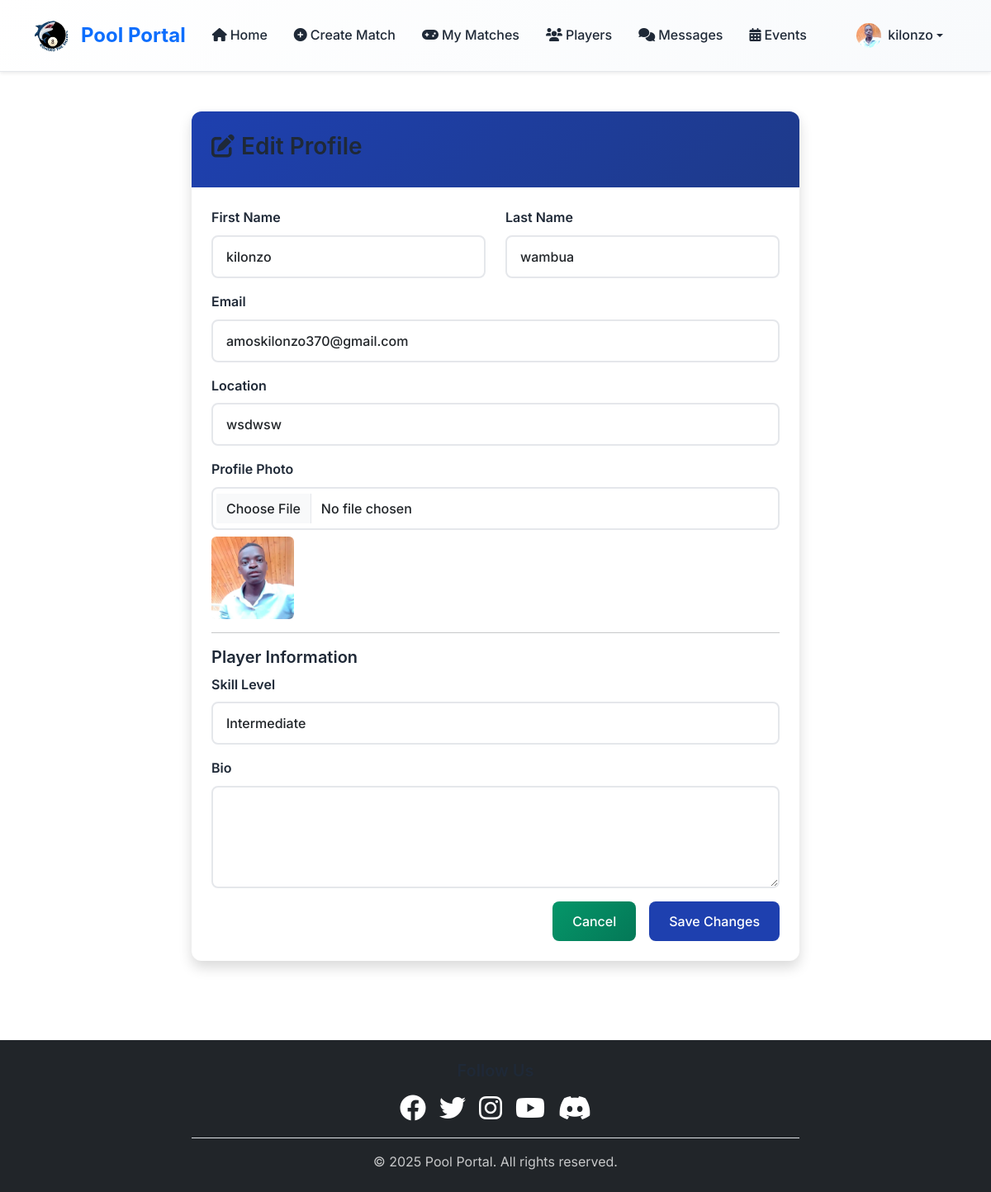
Screenshot of /accounts/profile/edit/ (signed in) with the database file from the repository.
### accounts/models.py (models this page shows, shortened)
class User(AbstractUser):
    USER_TYPE_CHOICES = [
        ('player', 'Player'),
        ('referee', 'Referee'),
    ]
    user_type = models.CharField(max_length=10, choices=USER_TYPE_CHOICES)
    location = models.CharField(max_length=100, blank=True)
    phone_number = models.CharField(max_length=15, blank=True, help_text="Enter your phone number")
    profile_photo = models.ImageField(upload_to='profile_photos/', blank=True, null=True)

class PlayerProfile(models.Model):
    SKILL_LEVELS = [
        ('beginner', 'Beginner'),
        ('intermediate', 'Intermediate'),
        ('advanced', 'Advanced'),
        ('professional', 'Professional'),
    ]
    user = models.OneToOneField(User, on_delete=models.CASCADE, related_name='player_profile')
    bio = models.TextField(max_length=500, blank=True)
    skill_level = models.CharField(max_length=15, choices=SKILL_LEVELS, default='beginner')
    created_at = models.DateTimeField(auto_now_add=True)
    updated_at = models.DateTimeField(auto_now=True)

### accounts/views.py (the view)
# urls.py: path('profile/edit/', views.profile_edit, name='profile_edit'),
@login_required
def profile_edit(request):
    user = request.user
    profile = None
    if user.user_type == 'player':
        profile, created = PlayerProfile.objects.get_or_create(user=user)
    if request.method == 'POST':
        user_form = UserUpdateForm(request.POST, request.FILES, instance=user)
        profile_form = PlayerProfileForm(request.POST, instance=profile) if profile else None
        if user_form.is_valid() and (not profile_form or profile_form.is_valid()):
            user_form.save()
            if profile_form:
                profile_form.save()
            messages.success(request, 'Your profile has been updated successfully!')
            return redirect('accounts:profile')
    else:
        user_form = UserUpdateForm(instance=user)
        profile_form = PlayerProfileForm(instance=profile) if profile else None
    return render(request, 'accounts/profile_edit.html', {
        'user_form': user_form,
        'profile_form': profile_form
    })

### accounts/forms.py
class UserUpdateForm(forms.ModelForm):
    class Meta:
        model = User
        fields = ['first_name', 'last_name', 'email', 'phone_number', 'location', 'profile_photo']
        widgets = {
            'first_name': forms.TextInput(attrs={'class': 'form-control'}),
            'last_name': forms.TextInput(attrs={'class': 'form-control'}),
            'email': forms.EmailInput(attrs={'class': 'form-control'}),
            'phone_number': forms.TextInput(attrs={
                'class': 'form-control',
                'placeholder': '+1234567890'
            }),
            'location': forms.TextInput(attrs={'class': 'form-control'}),
            'profile_photo': forms.FileInput(attrs={'class': 'form-control'})
        }

class PlayerProfileForm(forms.ModelForm):
    class Meta:
        model = PlayerProfile
        fields = ['bio', 'skill_level']
        widgets = {
            'bio': forms.Textarea(attrs={'class': 'form-control', 'rows': 4}),
            'skill_level': forms.Select(attrs={'class': 'form-control'}),
        }

### templates/accounts/profile_edit.html (shortened to what this page needs)
{% extends 'base.html' %}
{% block content %}
<div class="container py-5">
    <div class="row justify-content-center">
        <div class="col-md-8">
            <div class="card shadow">
                <div class="card-header bg-primary text-white">
                    <h3><i class="fas fa-edit me-2"></i>Edit Profile</h3>
                </div>
                <div class="card-body">
                    <form method="post" enctype="multipart/form-data">
                        <div class="row">
                            <div class="col-md-6 mb-3">
                                <label for="{{ user_form.first_name.id_for_label }}" class="form-label">First Name</label>
                                {{ user_form.first_name }}
                            </div>
                            <div class="col-md-6 mb-3">
                                <label for="{{ user_form.last_name.id_for_label }}" class="form-label">Last Name</label>
                                {{ user_form.last_name }}
                            </div>
                        </div>
                        <div class="mb-3">
                            <label for="{{ user_form.email.id_for_label }}" class="form-label">Email</label>
                            {{ user_form.email }}
                        </div>
                        <div class="mb-3">
                            <label for="{{ user_form.location.id_for_label }}" class="form-label">Location</label>
                            {{ user_form.location }}
                        </div>
                        <div class="mb-3">
                            <label for="{{ user_form.profile_photo.id_for_label }}" class="form-label">Profile Photo</label>
                            {{ user_form.profile_photo }}
                            {% if user.profile_photo %}
                                <div class="mt-2">
                                    <img src="{{ user.profile_photo.url }}" alt="Current photo"
                                         class="rounded" width="100" height="100" style="object-fit: cover;">
                                </div>
                            {% endif %}
                        </div>
                        {% if profile_form and user.user_type == 'player' %}
                            <hr>
                            <h5>Player Information</h5>
                            <div class="mb-3">
                                <label for="{{ profile_form.skill_level.id_for_label }}" class="form-label">Skill Level</label>
                                {{ profile_form.skill_level }}
                            </div>
                            <div class="mb-3">
                                <label for="{{ profile_form.bio.id_for_label }}" class="form-label">Bio</label>
                                {{ profile_form.bio }}
                            </div>
                        {% endif %}
                        <div class="d-grid gap-2 d-md-flex justify-content-md-end">
                            <a href="{% url 'accounts:profile' %}" class="btn btn-secondary me-md-2">Cancel</a>
                            <button type="submit" class="btn btn-primary">Save Changes</button>
                        </div>
                    </form>
                </div>
            </div>
        </div>
    </div>
</div>
{% endblock %}

### templates/base.html (shortened to what this page needs)
<!DOCTYPE html>
<html lang="en">
<head>
    <link href="https://cdn.jsdelivr.net/npm/bootstrap@5.3.0/dist/css/bootstrap.min.css" rel="stylesheet">
    <link rel="stylesheet" href="https://cdnjs.cloudflare.com/ajax/libs/font-awesome/6.0.0/css/all.min.css">
    {% load static %}
</head>
<body>
    <nav class="navbar navbar-expand-lg navbar-light bg-white shadow-sm sticky-top">
        <div class="container">
            <a class="navbar-brand d-flex align-items-center" href="{% url 'events:home' %}">
                <img src="{% static 'images/logo.jpg' %}" alt="Pool Portal Logo" height="40" class="me-2 logo-img">
                <span class="fw-bold text-primary fs-4">Pool Portal</span>
            </a>
            <div class="collapse navbar-collapse" id="navbarNav">
                <ul class="navbar-nav me-auto">
                    <li class="nav-item">
                        <a class="nav-link" href="{% url 'events:home' %}">
                            <i class="fas fa-home me-1"></i>Home
                        </a>
                    </li>
                    {% if user.is_authenticated %}
                        {% if user.user_type == 'player' %}
                            <li class="nav-item">
                                <a class="nav-link" href="{% url 'matches:create_match' %}">
                                    <i class="fas fa-plus-circle me-1"></i>Create Match
                                </a>
                            </li>
                            <li class="nav-item position-relative">
                                <a class="nav-link" href="{% url 'matches:my_matches' %}">
                                    <i class="fas fa-gamepad me-1"></i>My Matches
                                </a>
                            </li>
                            <li class="nav-item">
                                <a class="nav-link" href="{% url 'accounts:player_directory' %}">
                                    <i class="fas fa-users me-1"></i>Players
                                </a>
                            </li>
                            <li class="nav-item position-relative">
                                <a class="nav-link" href="{% url 'chat:chat_list' %}">
                                    <i class="fas fa-comments me-1"></i>Messages
                                </a>
                            </li>
                        {% endif %}
                        <li class="nav-item position-relative">
                            <a class="nav-link" href="{% url 'events:event_list' %}">
                                <i class="fas fa-calendar-alt me-1"></i>Events
                            </a>
                        </li>
                    {% endif %}
                </ul>
                <ul class="navbar-nav">
                    {% if user.is_authenticated %}
                        <li class="nav-item dropdown">
                            <a class="nav-link dropdown-toggle d-flex align-items-center" href="#" id="navbarDropdown" role="button" data-bs-toggle="dropdown">
                                {% if user.profile_photo %}
                                    <img src="{{ user.profile_photo.url }}" alt="Profile" class="rounded-circle me-2" width="30" height="30" style="object-fit: cover;">
                                {% else %}
                                    <div class="bg-secondary rounded-circle me-2 d-flex align-items-center justify-content-center" style="width: 30px; height: 30px;">
                                        <i class="fas fa-user text-white small"></i>
                                    </div>
                                {% endif %}
                                {{ user.first_name|default:user.username }}
                            </a>
                        </li>
                    {% endif %}
                </ul>
            </div>
        </div>
    </nav>
    <main>
        {% block content %}
        {% endblock %}
    </main>
    <footer class="bg-dark text-white py-4 mt-5">
        <div class="container">
            <div class="row justify-content-center">
                <div class="col-md-8 text-center">
                    <div class="mb-3">
                        <h5 class="mb-3">Follow Us</h5>
                        <div class="d-flex justify-content-center gap-3">
                            <a href="#" class="text-white social-link">
                                <i class="fab fa-facebook fa-2x"></i>
                            </a>
                            <a href="#" class="text-white social-link">
                                <i class="fab fa-twitter fa-2x"></i>
                            </a>
                            <a href="#" class="text-white social-link">
                                <i class="fab fa-instagram fa-2x"></i>
                            </a>
                            <a href="#" class="text-white social-link">
                                <i class="fab fa-youtube fa-2x"></i>
                            </a>
                            <a href="#" class="text-white social-link">
                                <i class="fab fa-discord fa-2x"></i>
                            </a>
                        </div>
                    </div>
                    <div class="border-top pt-3">
                        <p class="mb-0 opacity-75">
                            &copy; 2025 Pool Portal. All rights reserved.
                        </p>
                    </div>
                </div>
            </div>
        </div>
    </footer>
</body>
</html>

### templates/base.html (style rules this page uses)
:root { --primary-color: #1e40af; --primary-dark: #1e3a8a; --primary-light: #3b82f6; --secondary-color: #059669; --secondary-dark: #047857; --secondary-light: #10b981; --accent-color: #f59e0b; --accent-dark: #d97706; --accent-light: #fbbf24; --success-color: #10b981; --warning-color: #f59e0b; --danger-color: #ef4444; --info-color: #3b82f6; --dark-color: #1f2937; --light-color: #f8fafc; --muted-color: #6b7280; --border-color: #e5e7eb; --font-primary: 'Inter', -apple-system, BlinkMacSystemFont, sans-serif; --font-heading: 'Poppins', -apple-system, BlinkMacSystemFont, sans-serif; --border-radius: 12px; --border-radius-sm: 8px; --border-radius-lg: 16px; --shadow-sm: 0 1px 2px 0 rgba(0, 0, 0, 0.05); --shadow: 0 4px 6px -1px rgba(0, 0, 0, 0.1), 0 2px 4px -1px rgba(0, 0, 0, 0.06); --shadow-lg: 0 10px 15px -3px rgba(0, 0, 0, 0.1), 0 4px 6px -2px rgba(0, 0, 0, 0.05); --shadow-xl: 0 20px 25px -5px rgba(0, 0, 0, 0.1), 0 10px 10px -5px rgba(0, 0, 0, 0.04); }
* { box-sizing: border-box; }
body { font-family: var(--font-primary); line-height: 1.6; color: var(--dark-color); background-color: #ffffff; }
h1, h2, h3, h4, h5, h6 { font-family: var(--font-heading); font-weight: 600; line-height: 1.3; color: var(--dark-color); }
.navbar { background: linear-gradient(135deg, #ffffff 0%, #f8fafc 100%) !important; backdrop-filter: blur(10px); border-bottom: 1px solid var(--border-color); box-shadow: var(--shadow-sm); padding: 1rem 0; }
.navbar-brand { font-family: var(--font-heading); font-weight: 700; font-size: 1.5rem; display: flex; align-items: center; gap: 0.5rem; }
.navbar-brand img { width: 40px; height: 40px; object-fit: cover; border-radius: 8px; transition: transform 0.3s ease; }
.nav-link { font-weight: 500; color: var(--dark-color) !important; padding: 0.75rem 1rem !important; border-radius: var(--border-radius-sm); transition: all 0.3s ease; position: relative; }
.card { border: none; border-radius: var(--border-radius); box-shadow: var(--shadow); transition: transform 0.3s ease, box-shadow 0.3s ease; overflow: hidden; }
.card-header { background: linear-gradient(135deg, var(--primary-color), var(--primary-dark)); border: none; padding: 1.5rem; color: white; }
.card-body { padding: 1.5rem; }
.btn { font-weight: 500; border-radius: var(--border-radius-sm); padding: 0.75rem 1.5rem; transition: all 0.3s ease; border: none; text-decoration: none; display: inline-flex; align-items: center; gap: 0.5rem; }
.btn-primary { background-color: var(--primary-color); border-color: var(--primary-color); color: white; }
.btn-secondary { background: linear-gradient(135deg, var(--secondary-color), var(--secondary-dark)); color: white; }
.form-control { border: 2px solid var(--border-color); border-radius: var(--border-radius-sm); padding: 0.75rem 1rem; font-weight: 500; transition: all 0.3s ease; }
.form-label { font-weight: 600; color: var(--dark-color); margin-bottom: 0.5rem; }

### rows the page displays
User: profile_photo (placeholder picture), first_name "kilonzo", last_name "wambua", email "amoskilonzo370@gmail.com", location "wsdwsw"
PlayerProfile: skill_level "Intermediate"
